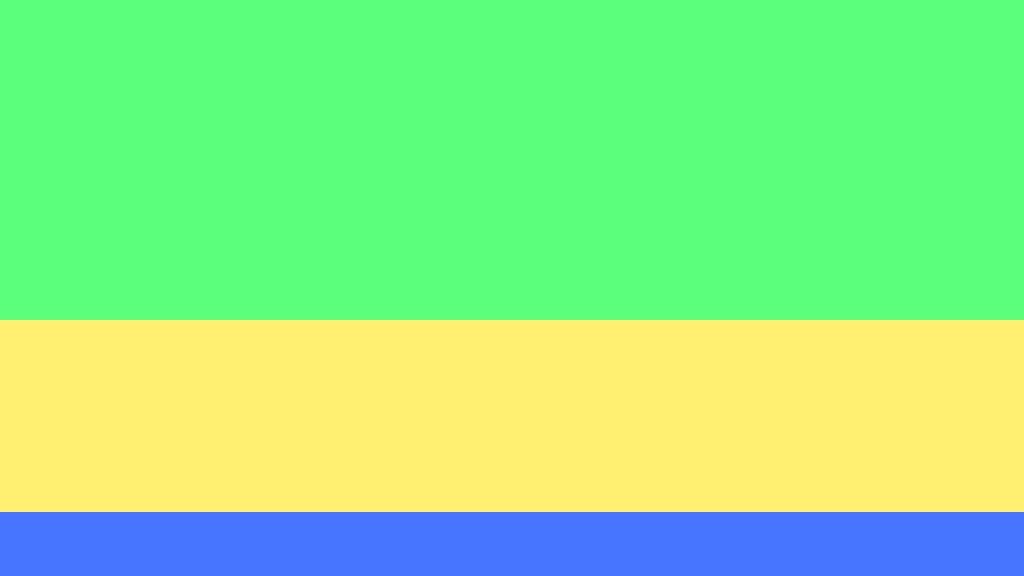

Rendered tile map (Tiled .tmx) drawn with the repository's tilesets; below, a short description and the full map source, tile grids included:
An orthogonal 16x9 tile map with 64x64 px tiles, 3 tile layers (Sea, land, beach).

<map version="1.10" tiledversion="1.10.2" orientation="orthogonal" renderorder="right-down" width="16" height="9" tilewidth="64" tileheight="64" infinite="0" nextlayerid="4" nextobjectid="1">
 <tileset firstgid="1" source="TIleset/RPG tileset.tsx" />
 <layer id="1" name="Sea" width="16" height="9">
  <data encoding="csv">
0,0,0,0,0,0,0,0,0,0,0,3,3,3,3,3,
0,0,0,0,0,0,0,0,0,0,0,3,3,3,3,3,
0,0,0,0,0,0,0,0,0,0,0,0,0,0,0,0,
0,0,0,0,0,0,0,0,0,0,0,0,0,0,0,0,
0,0,0,0,0,0,0,0,0,0,0,0,0,0,0,0,
0,0,0,0,0,0,0,0,0,0,0,0,0,0,0,0,
0,0,0,0,0,0,0,0,0,0,0,0,0,0,0,0,
0,0,0,0,0,0,0,0,0,0,0,0,0,0,0,0,
2,2,2,2,2,2,2,2,2,2,2,2,2,2,2,2
</data>
 </layer>
 <layer id="3" name="land" width="16" height="9">
  <data encoding="csv">
3,3,3,3,3,3,3,3,3,3,3,3,3,3,3,3,
3,3,3,3,3,3,3,3,3,3,3,3,3,3,3,3,
3,3,3,3,3,3,3,3,3,3,3,3,3,3,3,3,
3,3,3,3,3,3,3,3,3,3,3,3,3,3,3,3,
3,3,3,3,3,3,3,3,3,3,3,3,3,3,3,3,
0,0,0,0,0,0,0,0,0,0,0,0,0,0,0,0,
0,0,0,0,0,0,0,0,0,0,0,0,0,0,0,0,
0,0,0,0,0,0,0,0,17,17,17,0,0,0,0,0,
0,0,0,0,0,0,0,0,0,0,0,0,0,0,0,0
</data>
 </layer>
 <layer id="2" name="beach" width="16" height="9">
  <data encoding="csv">
0,0,0,0,0,0,0,0,0,0,0,0,0,0,0,0,
0,0,0,0,0,0,0,0,0,0,0,0,0,0,0,0,
0,0,0,0,0,0,0,0,0,0,0,0,0,0,0,0,
0,0,0,0,0,0,0,0,0,0,0,0,0,0,0,0,
0,0,0,0,0,0,0,0,0,0,0,0,0,0,0,0,
1,1,1,1,1,1,1,1,1,1,1,1,1,1,1,1,
1,1,1,1,1,1,1,1,1,1,1,1,1,1,1,1,
1,1,1,1,1,1,1,1,1,1,1,1,1,1,1,1,
0,0,0,0,0,0,0,0,0,0,0,0,0,0,0,0
</data>
 </layer>
</map>
